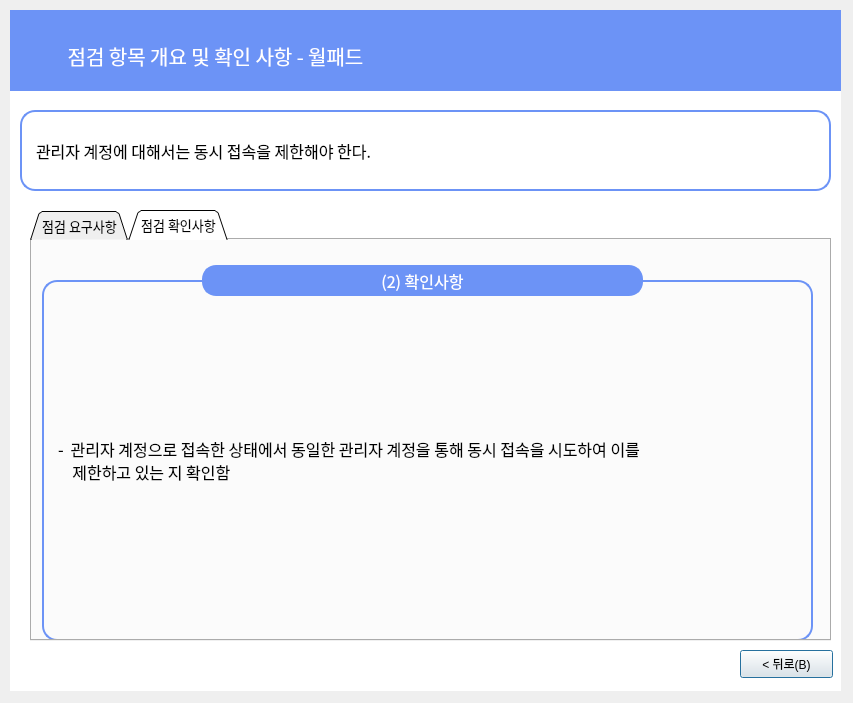
<?xml version="1.0" encoding="UTF-8"?>
<ui version="4.0">
 <class>Dialog</class>
 <widget class="QDialog" name="Dialog">
  <property name="geometry">
   <rect>
    <x>0</x>
    <y>0</y>
    <width>853</width>
    <height>703</height>
   </rect>
  </property>
  <property name="windowTitle">
   <string>Dialog</string>
  </property>
  <widget class="QLabel" name="label_6">
   <property name="geometry">
    <rect>
     <x>10</x>
     <y>10</y>
     <width>831</width>
     <height>681</height>
    </rect>
   </property>
   <property name="font">
    <font>
     <family>Gmarket Sans TTF</family>
     <pointsize>16</pointsize>
     <weight>50</weight>
     <bold>false</bold>
     <kerning>true</kerning>
    </font>
   </property>
   <property name="autoFillBackground">
    <bool>false</bool>
   </property>
   <property name="styleSheet">
    <string notr="true">background-color: rgb(255,255,255);
border-color: rgb(0, 0, 0);</string>
   </property>
   <property name="text">
    <string/>
   </property>
   <property name="scaledContents">
    <bool>false</bool>
   </property>
   <property name="alignment">
    <set>Qt::AlignCenter</set>
   </property>
  </widget>
  <widget class="QLabel" name="label_7">
   <property name="geometry">
    <rect>
     <x>10</x>
     <y>10</y>
     <width>831</width>
     <height>81</height>
    </rect>
   </property>
   <property name="font">
    <font>
     <family>Gmarket Sans TTF</family>
     <pointsize>11</pointsize>
     <weight>50</weight>
     <bold>false</bold>
     <kerning>true</kerning>
    </font>
   </property>
   <property name="autoFillBackground">
    <bool>false</bool>
   </property>
   <property name="styleSheet">
    <string notr="true">background-color: rgb(108, 147, 246);
border-color: rgb(0, 0, 0);</string>
   </property>
   <property name="text">
    <string/>
   </property>
   <property name="scaledContents">
    <bool>false</bool>
   </property>
  </widget>
  <widget class="QLabel" name="label_8">
   <property name="geometry">
    <rect>
     <x>10</x>
     <y>30</y>
     <width>411</width>
     <height>51</height>
    </rect>
   </property>
   <property name="font">
    <font>
     <family>AppleSDGothicNeoM00</family>
     <pointsize>15</pointsize>
    </font>
   </property>
   <property name="styleSheet">
    <string notr="true">color : rgb(255, 255, 255)</string>
   </property>
   <property name="text">
    <string>점검 항목 개요 및 확인 사항 - 월패드</string>
   </property>
   <property name="alignment">
    <set>Qt::AlignCenter</set>
   </property>
  </widget>
  <widget class="QLabel" name="label_9">
   <property name="geometry">
    <rect>
     <x>20</x>
     <y>110</y>
     <width>811</width>
     <height>81</height>
    </rect>
   </property>
   <property name="font">
    <font>
     <family>AppleSDGothicNeoM00</family>
     <pointsize>12</pointsize>
     <weight>50</weight>
     <bold>false</bold>
     <kerning>true</kerning>
    </font>
   </property>
   <property name="autoFillBackground">
    <bool>false</bool>
   </property>
   <property name="styleSheet">
    <string notr="true">background-color : rgb(255, 255, 255);
padding-left:10px;
border: 2px solid rgb(108, 147, 246);
border-radius:15px</string>
   </property>
   <property name="text">
    <string>관리자 계정에 대해서는 동시 접속을 제한해야 한다.</string>
   </property>
   <property name="scaledContents">
    <bool>false</bool>
   </property>
  </widget>
  <widget class="QPushButton" name="pushButton_4">
   <property name="geometry">
    <rect>
     <x>740</x>
     <y>650</y>
     <width>93</width>
     <height>28</height>
    </rect>
   </property>
   <property name="text">
    <string>&lt; 뒤로(B)</string>
   </property>
  </widget>
  <widget class="QTabWidget" name="tabWidget">
   <property name="geometry">
    <rect>
     <x>30</x>
     <y>210</y>
     <width>801</width>
     <height>431</height>
    </rect>
   </property>
   <property name="font">
    <font>
     <family>AppleSDGothicNeoM00</family>
     <pointsize>10</pointsize>
    </font>
   </property>
   <property name="contextMenuPolicy">
    <enum>Qt::DefaultContextMenu</enum>
   </property>
   <property name="styleSheet">
    <string notr="true"/>
   </property>
   <property name="tabShape">
    <enum>QTabWidget::Triangular</enum>
   </property>
   <property name="currentIndex">
    <number>1</number>
   </property>
   <property name="elideMode">
    <enum>Qt::ElideNone</enum>
   </property>
   <property name="tabBarAutoHide">
    <bool>false</bool>
   </property>
   <widget class="QWidget" name="tab">
    <attribute name="title">
     <string>점검 요구사항</string>
    </attribute>
    <widget class="QLabel" name="label_21">
     <property name="geometry">
      <rect>
       <x>10</x>
       <y>40</y>
       <width>771</width>
       <height>361</height>
      </rect>
     </property>
     <property name="font">
      <font>
       <family>AppleSDGothicNeoM00</family>
       <pointsize>12</pointsize>
      </font>
     </property>
     <property name="styleSheet">
      <string notr="true">

border: 2px solid rgb(108, 147, 246);
border-radius:15px;
padding-left:10px</string>
     </property>
     <property name="text">
      <string>- ‌ 관리서비스에 동일한 관리자 계정을 이용하여 동시 접속 시 이를 제한해야 하며, 이전 접속에
    대한 연결을 끊거나 새로운 접속에 대해 제한하는 기능을 제공해야 함</string>
     </property>
    </widget>
    <widget class="QLabel" name="label_3">
     <property name="geometry">
      <rect>
       <x>160</x>
       <y>0</y>
       <width>461</width>
       <height>81</height>
      </rect>
     </property>
     <property name="font">
      <font>
       <family>AppleSDGothicNeoM00</family>
       <pointsize>12</pointsize>
      </font>
     </property>
     <property name="styleSheet">
      <string notr="true">background-color : rgb(108, 147, 246);
color : rgb(255, 255, 255);
border: 2px solid rgb(108, 147, 246);
margin-left:10px;
margin-right:10px;
margin-top:25px;
margin-bottom:25px;
border-radius:14px
</string>
     </property>
     <property name="text">
      <string>(1) 요구사항</string>
     </property>
     <property name="alignment">
      <set>Qt::AlignCenter</set>
     </property>
    </widget>
   </widget>
   <widget class="QWidget" name="tab_2">
    <attribute name="title">
     <string>점검 확인사항</string>
    </attribute>
    <widget class="QLabel" name="label_22">
     <property name="geometry">
      <rect>
       <x>10</x>
       <y>40</y>
       <width>771</width>
       <height>361</height>
      </rect>
     </property>
     <property name="font">
      <font>
       <family>AppleSDGothicNeoM00</family>
       <pointsize>12</pointsize>
      </font>
     </property>
     <property name="styleSheet">
      <string notr="true">

border: 2px solid rgb(108, 147, 246);
border-radius:15px;
padding-left:10px</string>
     </property>
     <property name="text">
      <string>- ‌ 관리자 계정으로 접속한 상태에서 동일한 관리자 계정을 통해 동시 접속을 시도하여 이를
    제한하고 있는 지 확인함</string>
     </property>
    </widget>
    <widget class="QLabel" name="label_4">
     <property name="geometry">
      <rect>
       <x>160</x>
       <y>0</y>
       <width>461</width>
       <height>81</height>
      </rect>
     </property>
     <property name="font">
      <font>
       <family>AppleSDGothicNeoM00</family>
       <pointsize>12</pointsize>
      </font>
     </property>
     <property name="styleSheet">
      <string notr="true">background-color : rgb(108, 147, 246);
color : rgb(255, 255, 255);
border: 2px solid rgb(108, 147, 246);
margin-left:10px;
margin-right:10px;
margin-top:25px;
margin-bottom:25px;
border-radius:14px
</string>
     </property>
     <property name="text">
      <string>(2) 확인사항</string>
     </property>
     <property name="alignment">
      <set>Qt::AlignCenter</set>
     </property>
    </widget>
   </widget>
  </widget>
 </widget>
 <resources/>
 <connections/>
</ui>
